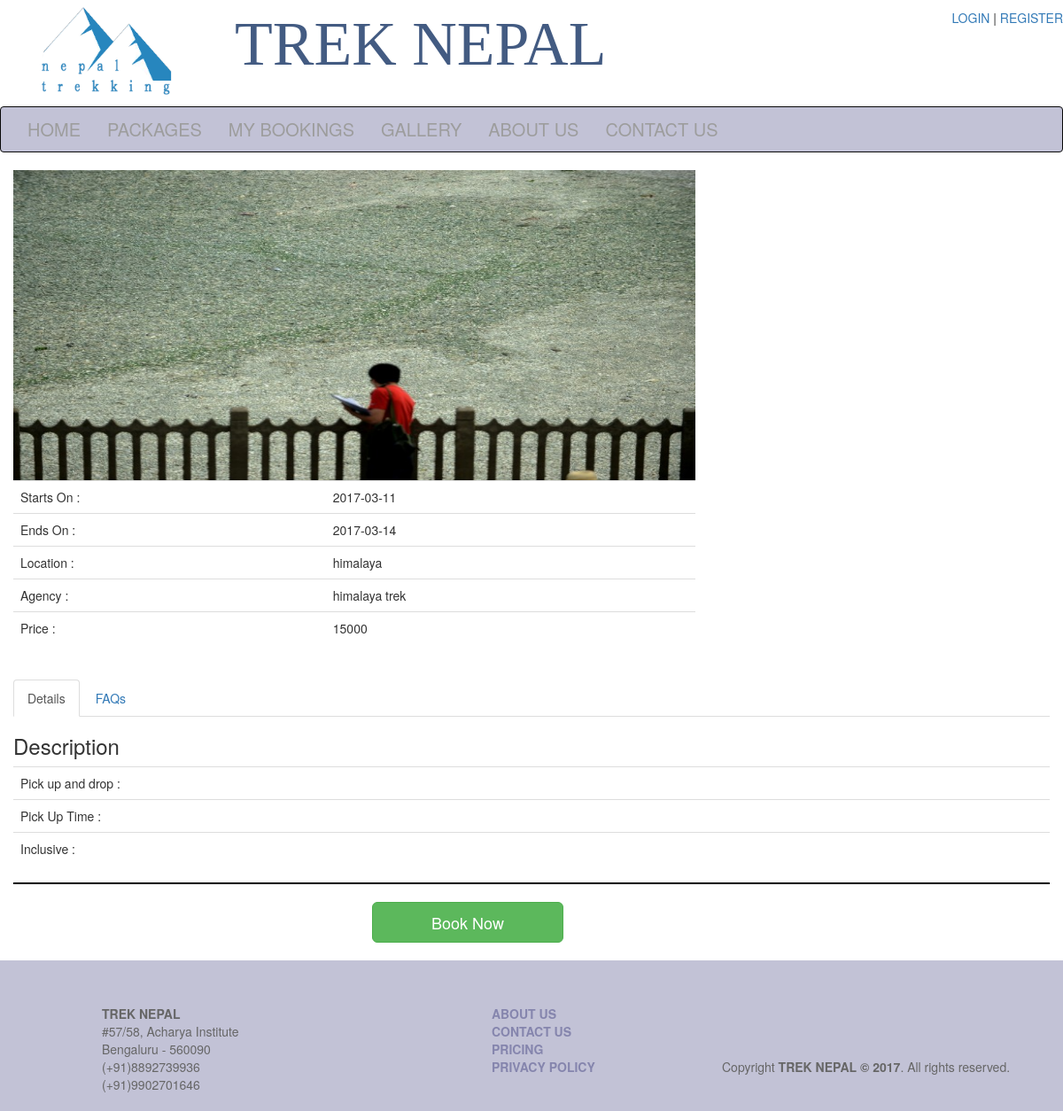
Page /package_details.php?id=2&price=15000 on the committed database.
### tables this page shows
CREATE TABLE IF NOT EXISTS `packages` (
  `id` int(11) NOT NULL,
  `package_name` varchar(80) NOT NULL,
  `image` text NOT NULL,
  `date_start` date NOT NULL,
  `date_end` date NOT NULL,
  `location` varchar(50) NOT NULL,
  `trekking_agency` varchar(50) NOT NULL,
  `price` float NOT NULL
);

### package_details.php (the view, shortened to what this page needs)
<?php
include('header.php');
include('logo.php');
include('connect.php');
?>
<div class="min-height">
	<div class="container-fluid">
		<?php
		if(isset($_GET['id'])&&isset($_GET['price'])){
			$id=$_GET['id'];
			$price=$_GET['price'];
			$query="SELECT * FROM `packages` where `id`='$id'";
			$result=mysqli_query($con,$query);
			if($result){
				if(mysqli_num_rows($result)>=1){
					while($row=mysqli_fetch_array($result)){
						echo'<div class="row">';
						echo '<div class="col-md-8 ">';
						$id=$row['id'];
						$image=$row['image'];
						$start=$row['date_start'];
						$ends=$row['date_end'];
						$location=$row['location'];
						$trekking_agency=$row['trekking_agency'];
						$price=$row['price'];
						?>
						<img src=" <?php echo $image; ?> " height="350px" width="100%"/>
						<?php
						echo '<table class="table ">';
						echo'<tr class="borderless">';
						echo'<td>';
						echo"Starts On :";
						echo'</td>';
						echo'<td>';
						echo $start;
						echo'</td>';
						echo'</tr>';
						echo'<tr>';
						echo'<td>';
						echo"Ends On :";
						echo'</td>';
						echo'<td>';
						echo $ends;
						echo'</td>';
						echo'</tr>';
						echo'<tr>';
						echo'<td>';
						echo"Location :";
						echo'</td>';
						echo'<td>';
						echo $location;
						echo'</td>';
						echo'</tr>';
						echo'<tr>';
						echo'<td>';
						echo"Agency :";
						echo'</td>';
						echo'<td>';
						echo $trekking_agency;
						echo'</td>';
						echo'</tr>';
						echo'<tr>';
						echo'<td>';
						echo"Price :";
						echo'</td>';
						echo'<td>';
						echo $price;
						echo'</td>';
						echo'</tr>';
						echo'</table>';
						echo'</div>';
						echo'</div>';
					}
					echo "<br/>";
				}
			}
		}
		?>
	</div>
	<div class="container-fluid">
		<ul class="nav nav-tabs">
			<li class="active"><a data-toggle="tab" href="#details">Details</a></li>
			<li><a data-toggle="tab" href="#faqs">FAQs</a></li>
		</ul>
		<div class="tab-content">
			<div id="details" class="tab-pane fade in active">
				<h3>Description</h3>
				<?php
				echo '<table class="table ">';
				echo'<tr class="borderless">';
				echo'<td>';
				echo"Pick up and drop :";
				echo'</td>';
				echo'<td>';
				echo'</td>';
				echo'</tr>';
				echo'<tr>';
				echo'<td>';
				echo"Pick Up Time :";
				echo'</td>';
				echo'<td>';
				echo'</td>';
				echo'</tr>';
				echo'<tr>';
				echo'<td>';
				echo"Inclusive :";
				echo'</td>';
				echo'<td>';
				echo'</td>';
				echo'</tr>';
				echo'</table>';
				?>
			</div>
		</div>
		<hr style="border:1px solid black;">
		<div class="container col-md-8 col-xs-offset-4">
			<a class="btn btn-lg btn-success" href="user_details.php?id= <?php echo $id; ?>&price= <?php echo $price; ?>">&nbsp;&nbsp;&nbsp;&nbsp;&nbsp;&nbsp;&nbsp;&nbsp;&nbsp;&nbsp;Book Now&nbsp;&nbsp;&nbsp;&nbsp;&nbsp;&nbsp;&nbsp;&nbsp;&nbsp;&nbsp;</a>
			<br><br>
		</div>
	</div>
	<?php
	include('footer.php');
	?>

### css/main.css (style rules this page uses)
ul li { list-style-type: none; }
.min-height { min-height: 300px; }

### rows in the picture
packages: image (picture), date_start "2017-03-11", date_end "2017-03-14", location "himalaya", trekking_agency "himalaya trek", price "15000"
